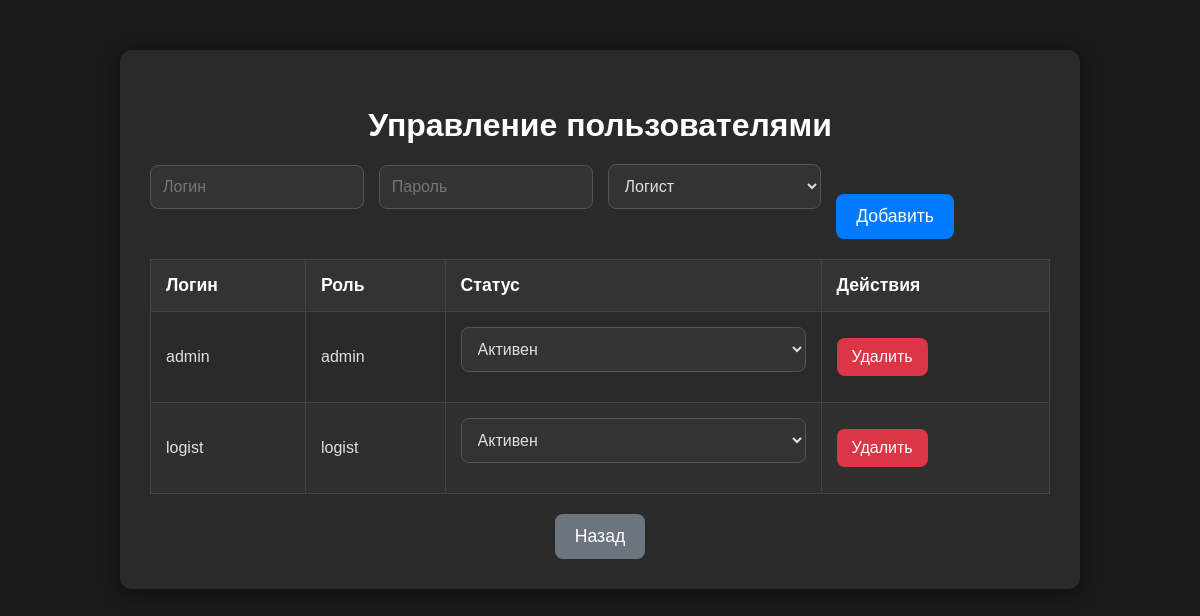
Screenshot of /frontend/manage_users.php (signed in) with the database file from the repository.
### tables this page shows
CREATE TABLE users (
    id INT AUTO_INCREMENT PRIMARY KEY,
    username VARCHAR(50) UNIQUE NOT NULL,
    password VARCHAR(255) NOT NULL,
    role ENUM('logist', 'admin') NOT NULL,
    is_blocked BOOLEAN DEFAULT FALSE,
    must_change_password BOOLEAN DEFAULT TRUE
);

### frontend/manage_users.php (the view, shortened to what this page needs)
<?php
require_once '../api/config.php';
$result = $conn->query("SELECT id, username, role, is_blocked FROM users");
?>
<!DOCTYPE html>
<html lang="ru">
<head>
    <link rel="stylesheet" href="css/styles.css">
</head>
<body>
    <div class="container">
        <h2>Управление пользователями</h2>
        <form method="post" action="../api/crud.php?action=add_user" class="mb-4">
            <div class="row">
                <div class="form-group col-md-4">
                    <input type="text" class="form-control" name="username" placeholder="Логин" required>
                </div>
                <div class="form-group col-md-4">
                    <input type="password" class="form-control" name="password" placeholder="Пароль" required>
                </div>
                <div class="form-group col-md-2">
                    <select class="form-control" name="role" required>
                        <option value="logist">Логист</option>
                    </select>
                </div>
                <div class="col-md-2 add-user-btn">
                    <button type="submit" name="add_user" class="btn-primary">Добавить</button>
                </div>
            </div>
        </form>
        <table>
            <thead>
                <tr>
                    <th>Логин</th>
                    <th>Роль</th>
                    <th>Статус</th>
                    <th>Действия</th>
                </tr>
            </thead>
            <tbody>
                <?php while ($user = $result->fetch_assoc()): ?>
                    <tr>
                        <td><?php echo $user['username']; ?></td>
                        <td><?php echo $user['role']; ?></td>
                        <td>
                            <form method="post" action="../api/crud.php?action=toggle_block">
                                <select class="form-control" name="is_blocked" onchange="this.form.submit()">
                                    <option value="0" <?php if (!$user['is_blocked']) echo 'selected'; ?>>Активен</option>
                                </select>
                            </form>
                        </td>
                        <td>
                            <a href="../api/crud.php?action=delete_user&id=<?php echo $user['id']; ?>" class="btn-danger" onclick="return confirm('Вы уверены?')">Удалить</a>
                        </td>
                    </tr>
                <?php endwhile; ?>
            </tbody>
        </table>
        <div class="button-group">
            <a href="view_admin.php" class="btn-secondary">Назад</a>
        </div>
    </div>
</body>
</html>

### frontend/css/styles.css (style rules this page uses)
body { background-color: #1a1a1a; color: #e0e0e0; font-family: 'Arial', sans-serif; margin: 0; padding: 0; }
.container { max-width: 900px; margin: 50px auto; padding: 30px; background-color: #2a2a2a; border-radius: 12px; box-shadow: 0 4px 20px rgba(0, 0, 0, 0.5); }
h2 { color: #ffffff; text-align: center; margin-bottom: 20px; font-size: 2em; }
.form-control { width: 100%; padding: 12px; margin-bottom: 15px; background-color: #333333; color: #e0e0e0; border: 1px solid #555555; border-radius: 8px; font-size: 1em; box-sizing: border-box; transition: border-color 0.3s, box-shadow 0.3s; }
select.form-control { padding-right: 30px; }
.btn-primary { background-color: #007bff; color: #ffffff; padding: 12px 20px; border: none; border-radius: 8px; font-size: 1.1em; cursor: pointer; transition: background-color 0.3s; text-decoration: none; display: inline-block; }
.btn-secondary { background-color: #6c757d; color: #ffffff; padding: 12px 20px; border: none; border-radius: 8px; font-size: 1.1em; cursor: pointer; transition: background-color 0.3s; text-decoration: none; display: inline-block; }
.btn-danger { background-color: #dc3545; color: #ffffff; padding: 10px 15px; border: none; border-radius: 8px; font-size: 1em; cursor: pointer; transition: background-color 0.3s; text-decoration: none; display: inline-block; }
table { width: 100%; border-collapse: collapse; margin-top: 20px; }
th, td { padding: 15px; border: 1px solid #444444; text-align: left; }
th { background-color: #333333; color: #ffffff; font-size: 1.1em; }
tr:nth-child(even) { background-color: #2f2f2f; }
form .row { display: flex; gap: 15px; flex-wrap: wrap; align-items: flex-end; }
form .col-md-4, form .col-md-2 { flex: 1; min-width: 150px; }
.button-group { text-align: center; margin-top: 20px; }
.form-group { width: 100%; max-width: 400px; margin: 0 auto 15px; }
.add-user-btn { margin-top: 15px; }

### rows the page displays
users: username "admin", role "admin", is_blocked "Активен"
users: username "logist", role "logist", is_blocked "Активен"
